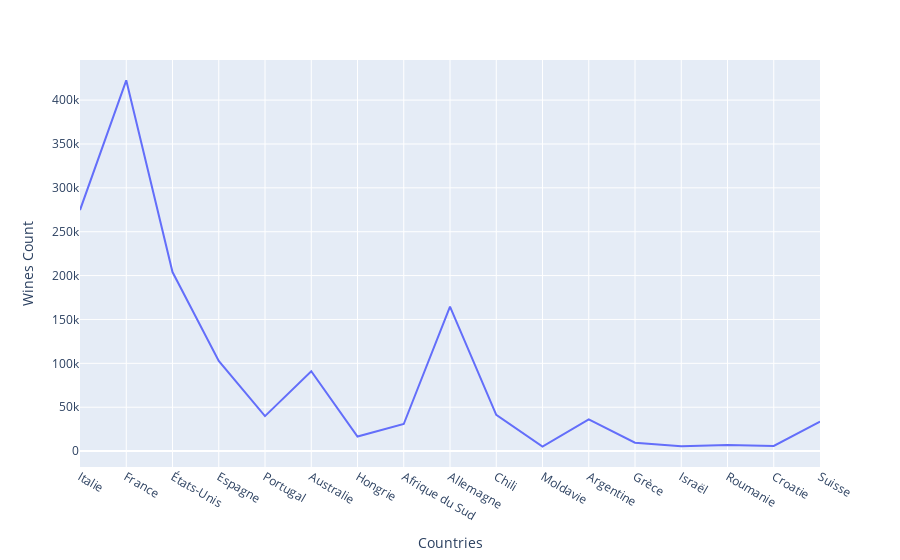

Here is the notebook cell this chart was saved with:
### Markdown cell above
# We would like to create a country leaderboard. Come up with a visual that shows the average wine rating for each country. Do the same for the vintages.

### Code cell
q = """ 
SELECT name, wines_count
FROM countries

"""

cur.execute(q).fetchall()
df = pd.read_sql_query(q, conn)

import plotly.express as px
fig = px.line(df, x='name', y="wines_count",
               labels={
                     "name": "Countries",
                     "wines_count": "Wines Count"})
fig.show()

### Figure 1 — Plotly figure (JSON) as saved in the notebook; plotly's stock layout.template omitted (floating-point values rounded to 4 significant figures)
{"data": [{"hovertemplate": "Countries=%{x}<br>Wines Count=%{y}<extra></extra>", "legendgroup": "", "line": {"color": "#636efa", "dash": "solid"}, "marker": {"symbol": "circle"}, "mode": "lines", "name": "", "orientation": "v", "showlegend": false, "type": "scatter", "x": ["Italie", "France", "États-Unis", "Espagne", "Portugal", "Australie", "Hongrie", "Afrique du Sud", "Allemagne", "Chili", "Moldavie", "Argentine", "Grèce", "Israël", "Roumanie", "Croatie", "Suisse"], "xaxis": "x", "y": [274658, 422503, 204060, 102662, 39847, 90954, 16605, 30857, 164533, 41191, 5055, 36121, 9581, 5435, 6841, 5880, 33656], "yaxis": "y"}], "layout": {"legend": {"tracegroupgap": 0}, "margin": {"t": 60}, "xaxis": {"anchor": "y", "domain": [0, 1], "title": {"text": "Countries"}}, "yaxis": {"anchor": "x", "domain": [0, 1], "title": {"text": "Wines Count"}}}}
